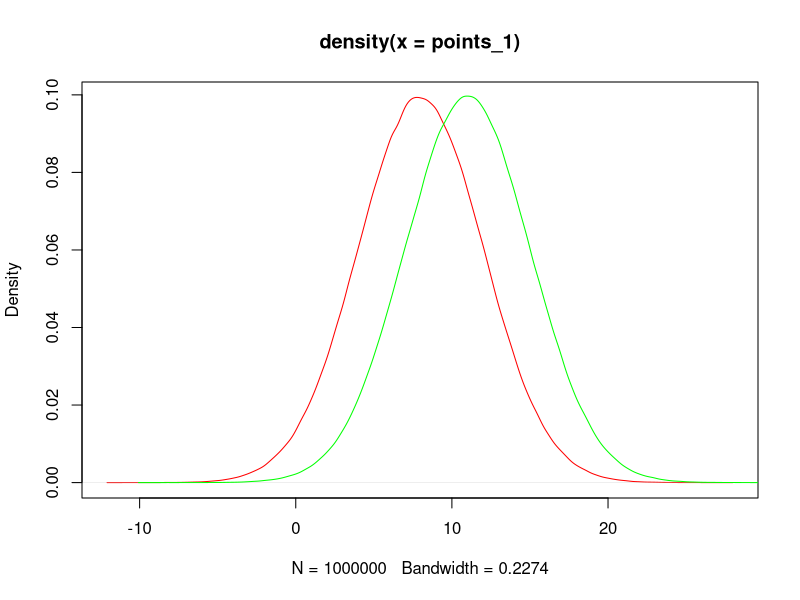

R code for this plot:
## ---- chunk 1
pnorm(-2.94)

1-pnorm(-2.94)
## ---- chunk 2
points_1<-rnorm(1000000,mean=8,sd=4)

points_2<-rnorm(1000000,mean=11,sd=4)

plot(density(points_1),col="red")+lines(density(points_2),col="green")
